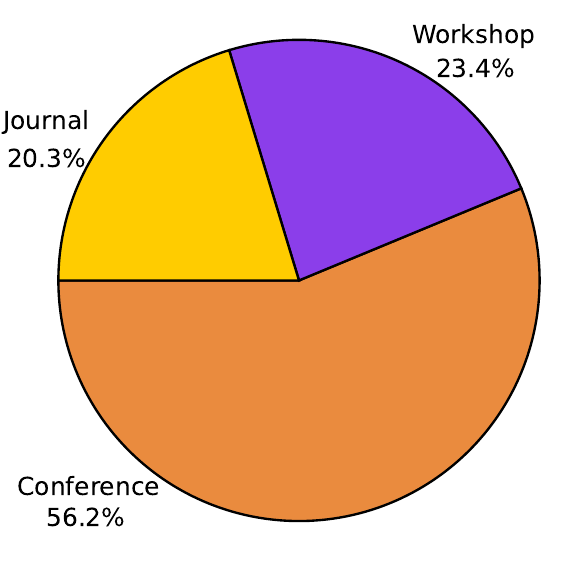

The script that saved this image:
import matplotlib.pyplot as plt
import pandas as pd

# Chargement des données
data = pd.read_csv('CORPUS-Final.csv')

# Récupération de la colonne "Venue Type"
target = data["Venue Type"]

# Comptage des types de publication
NbConf = sum("CONF" in str(t).upper() for t in target)
NbWSHOP = sum("WSHOP" in str(t).upper() for t in target)
NbJOUR = sum("JOUR" in str(t).upper() for t in target)

# Vérification des valeurs
print(f"Conférences : {NbConf}")
print(f"Workshops : {NbWSHOP}")
print(f"Journaux : {NbJOUR}")

# Calcul des pourcentages
TotalPub = NbConf + NbWSHOP + NbJOUR
rateCONF = NbConf / TotalPub * 100
rateWSHOP = NbWSHOP / TotalPub * 100
rateJOUR = NbJOUR / TotalPub * 100

# Vérification des taux
print(rateCONF, rateWSHOP, rateJOUR)
print("Somme des pourcentages :", rateCONF + rateWSHOP + rateJOUR)

# Préparation des données pour le graphique
Tasks = [rateCONF, rateWSHOP, rateJOUR]
my_labels = ['Conference', 'Workshop', 'Journal']
my_colors = ['#ea8b3e', '#8b3eea', '#ffcc00']
my_explode = (0, 0, 0)

# Création du graphique
plt.figure(figsize=(6, 6))  # Taille uniforme
plt.pie(
    Tasks,
    labels=my_labels,
    textprops={'fontsize': 18},
    autopct='%1.1f%%',
    startangle=180,
    colors=my_colors,
    explode=my_explode,
    wedgeprops={"edgecolor": "black", 'linewidth': 1.7}
)

# Supprimer le titre et rendre les proportions égales
plt.title('')
plt.axis('equal')

# Sauvegarde du PDF sans marges blanches
plt.savefig(
    "Distribution-over-venue-type.pdf",
    dpi=600,
    bbox_inches='tight',  # Supprime les marges blanches
    pad_inches=0          # Élimine les espaces résiduels
)

plt.show()
